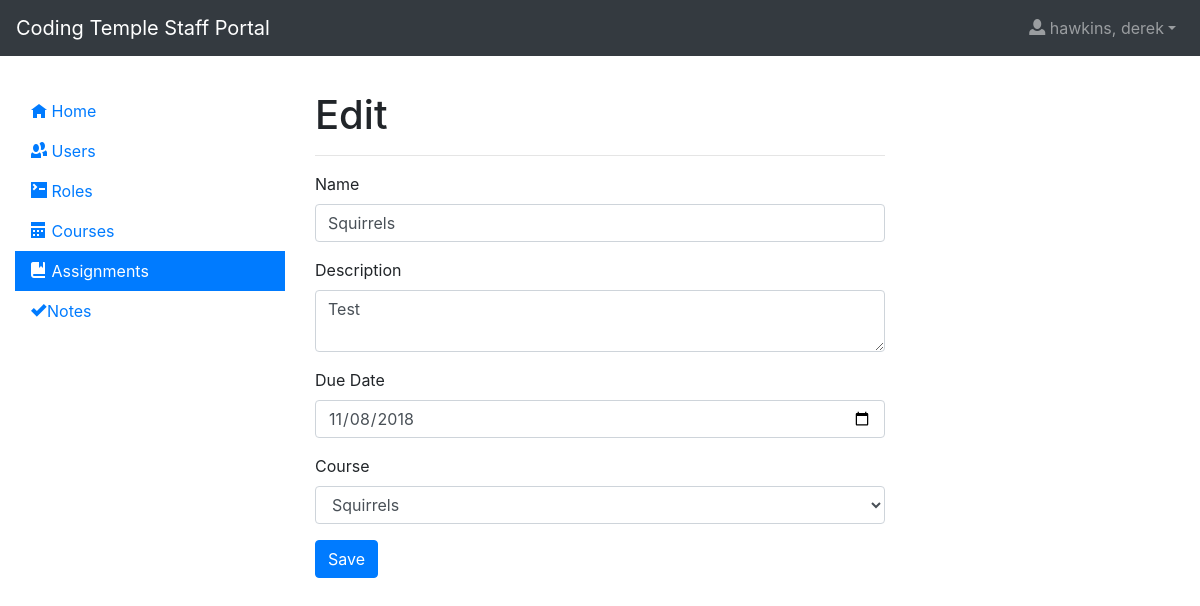
/assignments/edit?id=1 (signed in), run on an earlier commit of the app's database.
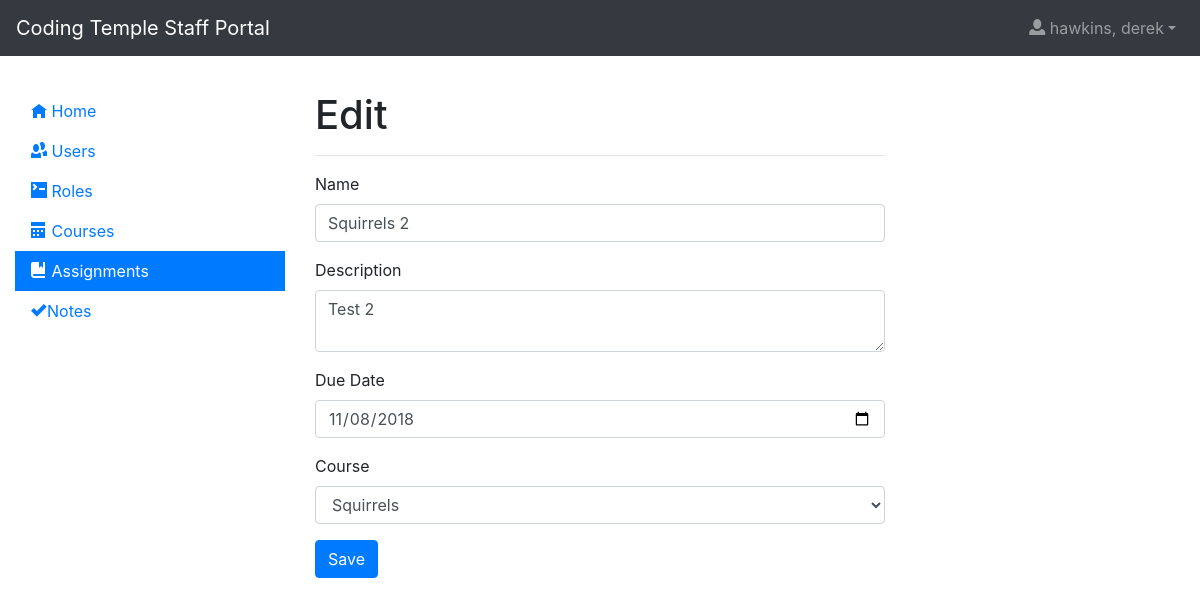
And on a later commit of the database.
### app/models.py (models this page shows)
class TimestampMixin(object):
    created = db.Column(
        db.DateTime, nullable=False, default=datetime.utcnow)
    updated = db.Column(db.DateTime, default=datetime.utcnow, onupdate=datetime.utcnow)

class Assignment(TimestampMixin, db.Model):
  id = db.Column(db.Integer, primary_key=True)
  name = db.Column(db.String)
  description = db.Column(db.String)
  due_date = db.Column(db.DateTime, index=True)
  course_id = db.Column(db.Integer, db.ForeignKey('course.id'))
  course = db.relationship('Course', backref='assignments', lazy='subquery')

### app/blueprints/assignments/__init__.py (the view)
@assignments.route('/edit', methods=['GET', 'POST'])
@login_required
@authorize
def edit():
  id = request.args.get('id') or request.form['id']
  assignment = Assignment.query.get(id)
  form = AssignmentForm()
  if request.method == 'POST':
    if form.validate_on_submit():
      assignment.course_id = form.course.data
      assignment.description = form.description.data
      assignment.due_date = form.due_date.data
      assignment.name = form.name.data
      db.session.commit()
      flash('Assignment updated', 'success')
      return redirect(url_for('assignments.index'))
    else:
      print(form.errors)
      flash('Assignment is invalid', 'danger')
  else:
    form.course.data = assignment.course_id
    form.description.data = assignment.description
    form.due_date.data = assignment.due_date
    form.id.data = assignment.id
    form.name.data = assignment.name
  context = {
      'form': form
  }
  return render_template('assignments/edit.html', **context)

### app/blueprints/assignments/forms.py
class AssignmentForm(FlaskForm):
  with app.app_context():
    id = HiddenField('ID')
    name = StringField('Name', validators=[DataRequired()])
    description = TextAreaField('Description', validators=[DataRequired()])
    due_date = DateField('Due Date', validators=[DataRequired()])
    course = SelectField('Course', validators=[DataRequired()], coerce=int)
    submit = SubmitField('Save')
    def __init__(self):
        super().__init__()
        self.course.choices = [("-1", "")]+[(i.id, i.name) for i in Course.query.all()]

### app/models.py (called while the page is built)
@login.user_loader
def load_user(id):
  return User.query.get(int(id))

### app/blueprints/assignments/templates/assignments/edit.html (shortened to what this page needs)
{% extends 'layout.html' %}
{% block app_content %}
  <h1>Edit</h1>
  <hr>
  <form action="{{ url_for('assignments.edit') }}" class="form-horizontal" method="POST" role="form">
    <div class="form-group">
        {{ form.name.label }}
        {{ form.name(class='form-control') }}
    </div>
    <div class="form-group">
        {{ form.description.label }}
        {{ form.description(class='form-control') }}
    </div>
    <div class="form-group">
        {{ form.due_date.label }}
        {{ form.due_date(class='form-control', type='date') }}
    </div>
    <div class="form-group">
        {{ form.course.label }}
        {{ form.course(class='form-control') }}
    </div>
    {{ form.submit(class='btn btn-primary') }}
  </form>
{% endblock %}

What changed in the data, as far as the page shows it:
changed Assignment "Squirrels": name "Squirrels" → "Squirrels 2"; description "Test" → "Test 2"
